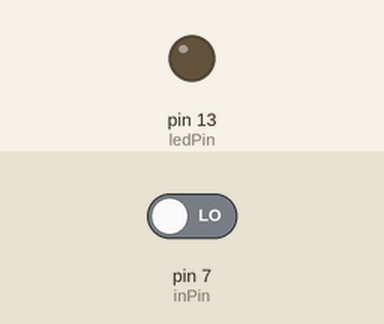
Recording of a sketch running on a simulated Arduino Uno, built with avr-gcc and run on an emulated ATmega328P. On the bench: output pins drawn as LEDs (lit = HIGH). The test bench sets the inputs (shaded band); at power-on: pin 7 (inPin) LOW. What the sketch prints to the serial monitor is not drawn.

Above: at 1.2 s.
1.3 s: pin 7 (inPin) driven HIGH
At 2.5 s:
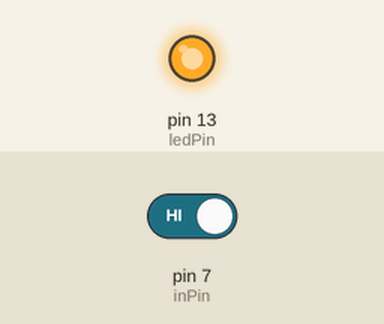
2.8 s: pin 7 (inPin) driven LOW
At 3.7 s:
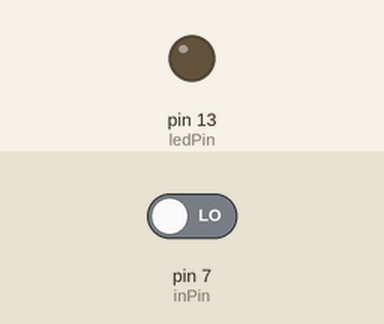
Timing chart, 0 to 5.8 s (numbered marks = the images above; inputs shaded):
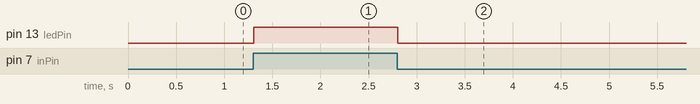

Measured:
- after the input at 1.3 s, pin 13 (ledPin): LOW → HIGH at once
- after the input at 2.8 s, pin 13 (ledPin): HIGH → LOW at once

The sketch:

analogRead.ino
```cpp
//int sensorPin = A0;
int inPin = 7;
int sensorValue = 0;
int ledPin = 13;
void setup() {
  // put your setup code here, to run once:
  Serial.begin(9600);
  pinMode(inPin, INPUT);
  pinMode(ledPin, OUTPUT);
}

void loop() {
  // put your main code here, to run repeatedly:
  //sensorValue = analogRead(sensorPin);
  sensorValue = digitalRead(inPin);
  Serial.println(sensorValue);
  if(sensorValue == HIGH){
    digitalWrite(ledPin, HIGH);
  }
  else {
    digitalWrite(ledPin, LOW);
  }
}
```
